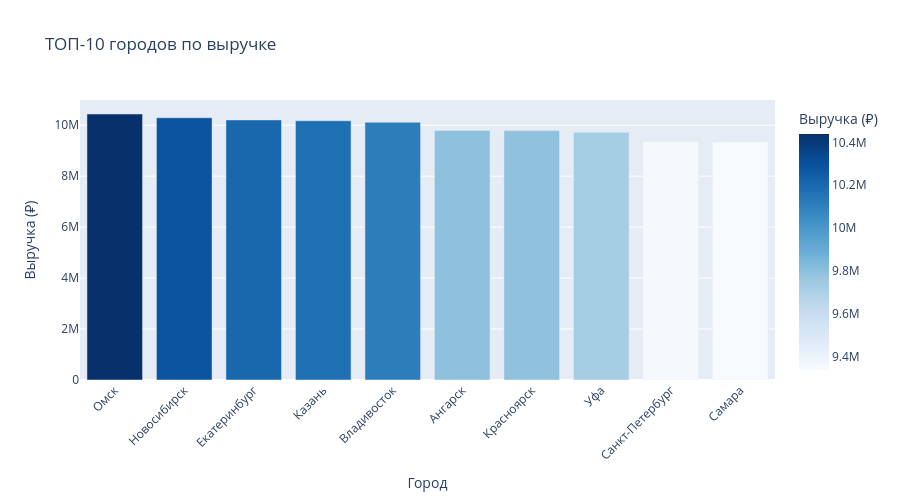

The cell this chart's notebook holds for it:
### Code cell
# Визуализация городов
fig = px.bar(city_stats.reset_index(), 
             x='city', 
             y='Выручка',
             title='ТОП-10 городов по выручке',
             labels={'city': 'Город', 'Выручка': 'Выручка (₽)'},
             color='Выручка',
             color_continuous_scale='Blues')

fig.update_layout(xaxis_tickangle=-45, height=500)
fig.show()

### Figure 1 — Plotly figure (JSON) as saved in the notebook; plotly's stock layout.template omitted (floating-point values rounded to 4 significant figures)
{"data": [{"hovertemplate": "Город=%{x}<br>Выручка (₽)=%{marker.color}<extra></extra>", "legendgroup": "", "marker": {"color": [10440000.0, 10290000.0, 10210000.0, 10170000.0, 10110000.0, 9795000.0, 9788000.0, 9725000.0, 9351000.0, 9338000.0], "coloraxis": "coloraxis", "pattern": {"shape": ""}}, "name": "", "orientation": "v", "showlegend": false, "textposition": "auto", "type": "bar", "x": ["Омск", "Новосибирск", "Екатеринбург", "Казань", "Владивосток", "Ангарск", "Красноярск", "Уфа", "Санкт-Петербург", "Самара"], "xaxis": "x", "y": [10440000.0, 10290000.0, 10210000.0, 10170000.0, 10110000.0, 9795000.0, 9788000.0, 9725000.0, 9351000.0, 9338000.0], "yaxis": "y"}], "layout": {"barmode": "relative", "coloraxis": {"colorbar": {"title": {"text": "Выручка (₽)"}}, "colorscale": [[0, "rgb(247,251,255)"], [0.125, "rgb(222,235,247)"], [0.25, "rgb(198,219,239)"], [0.375, "rgb(158,202,225)"], [0.5, "rgb(107,174,214)"], [0.625, "rgb(66,146,198)"], [0.75, "rgb(33,113,181)"], [0.875, "rgb(8,81,156)"], [1, "rgb(8,48,107)"]]}, "height": 500, "legend": {"tracegroupgap": 0}, "title": {"text": "ТОП-10 городов по выручке"}, "xaxis": {"anchor": "y", "domain": [0, 1], "tickangle": -45, "title": {"text": "Город"}}, "yaxis": {"anchor": "x", "domain": [0, 1], "title": {"text": "Выручка (₽)"}}}}
